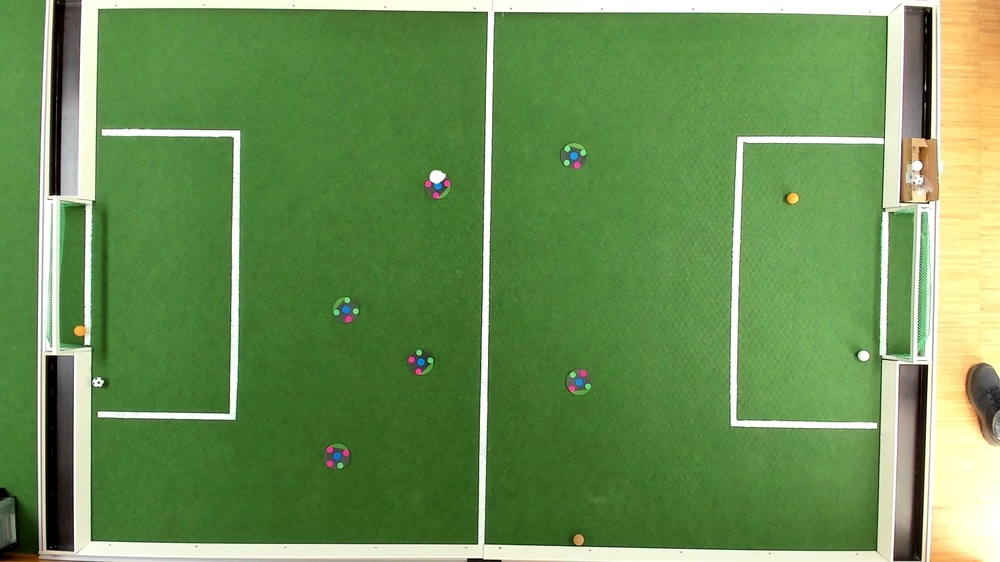
#> input picture FieldTest_Left_Light_On_Daylight(hight).jpg, 1000 x 562 px, shrunk from 1920 x 1080 before the run
$ python seqmentation.py
#> lines starting #> are read from the running program, lines starting #| are printed output that depends on the picture; after the words box and inside, x2 and y2 are one past the last pixel; in counts of white or black regions, pixels touching at a corner belong together; long printed decimals are rounded
import cv2
from matplotlib import pyplot as plt
import functools
import math
import numpy as np

bwimshow = functools.partial(plt.imshow, vmin=0, vmax=255,
                             cmap=plt.get_cmap('gray'))

def rotate_about_center(src, angle, widthOffset=0., heightOffset=0, scale=1.):
    w = src.shape[1]
    h = src.shape[0]

    # Add offset to correct for center of images.
    wOffset = -0.5
    hOffset = -0.5

    rangle = np.deg2rad(angle)  # angle in radians
    # now calculate new image width and height
    nw = (abs(np.sin(rangle)*h) + abs(np.cos(rangle)*w))*scale
    nh = (abs(np.cos(rangle)*h) + abs(np.sin(rangle)*w))*scale
    print("nw = ", nw, "nh = ", nh)
    # ask OpenCV for the rotation matrix
    rot_mat = cv2.getRotationMatrix2D((nw*0.5 + wOffset, nh*0.5 + hOffset), angle, scale)
    # calculate the move from the old center to the new center combined
    # with the rotation
    rot_move = np.dot(rot_mat, np.array([(nw-w)*0.5 + widthOffset, (nh-h)*0.5 + heightOffset,0]))
    # the move only affects the translation, so update the translation
    # part of the transform
    rot_mat[0,2] += rot_move[0]
    rot_mat[1,2] += rot_move[1]
    return cv2.warpAffine(src, rot_mat, (int(math.ceil(nw)), int(math.ceil(nh))), flags=cv2.INTER_LANCZOS4)

def main():
    # create image
    rows = 10
    cols = 10
    angle = -90
    widthOffset = 0  # need 1 to match 90 degrees and ? for -90 degrees.
    heightOffset = 0
    img = np.zeros((rows,cols), np.float32)
    img = cv2.imread("FieldTest_Left_Light_On_Daylight(hight).jpg")
#> img is the input picture: shape (562, 1000, 3); mean B, G, R 83.5, 144.9, 107.2
    img[:, 0] = 255
    img[:, cols-1] = 255

    img[0, :] = 200
    img[rows-1, :] = 200
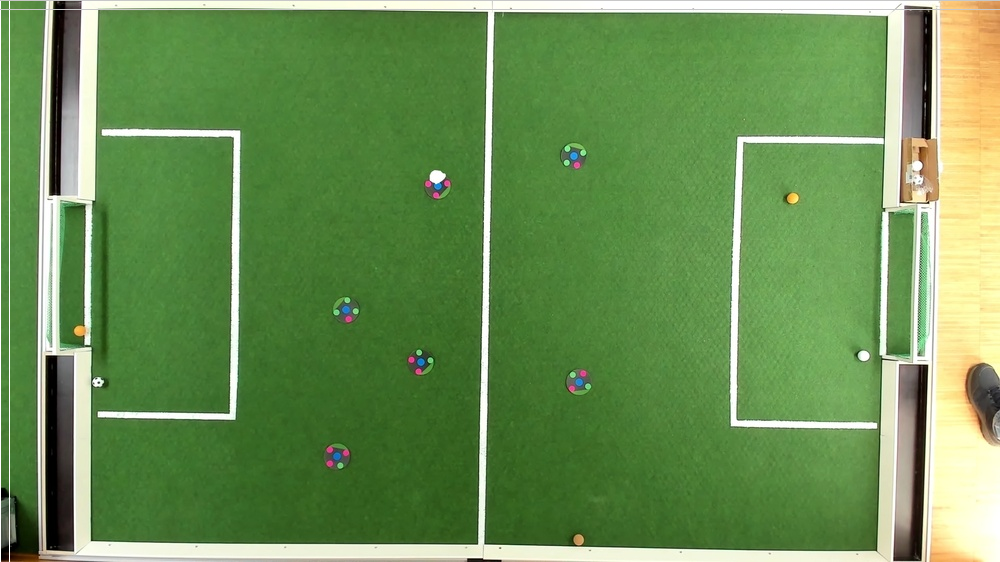
#> img: shape (562, 1000, 3); mean B, G, R 83.9, 145.1, 107.5

    # mark some pixels for reference points.
    img[0, int(cols/2 - 1)] = 0
#> img: shape (562, 1000, 3); under 0.01% of pixels changed, all inside (x1, y1, x2, y2) = (4, 0, 5, 1)
    img[rows-1, int(cols/2) - 1] = 100
#> img: shape (562, 1000, 3); mean B, G, R 83.9, 145.1, 107.5

    bwimshow(img)
    plt.show()

    img = rotate_about_center(img, angle, widthOffset, heightOffset)
#| nw =  562.000 nh =  1000.0
#> in rotate_about_center, `return cv2.warpAffine(src, rot_mat, (int(math.ceil(nw)), int(math.ceil..`:
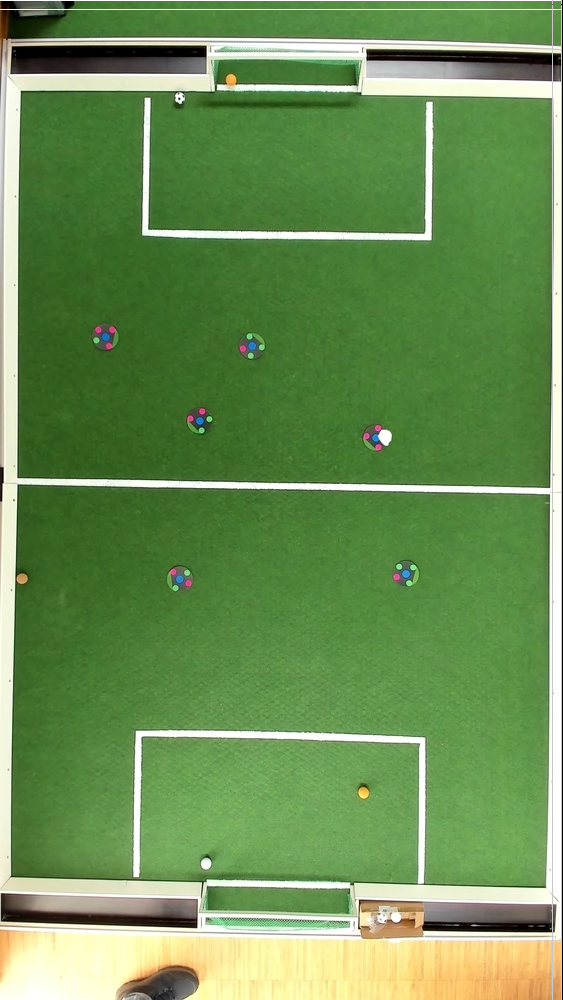
#> returned value: shape (1000, 563, 3); mean of channels 0, 1, 2 83.8, 144.9, 107.3; drawn as B, G, R
    print("img shape = ", img.shape)
#| img shape =  (1000, 563, 3)
    print('Data type', img.dtype)
#| Data type uint8
    bwimshow(img)
    plt.show()
    cv2.waitKey(0)
    cv2.destroyAllWindows()


if __name__ == '__main__':
    main()

$ run again, with FieldTest_AllLight_Off_Daylight(hight).jpg copied over FieldTest_Left_Light_On_Daylight(hight).jpg
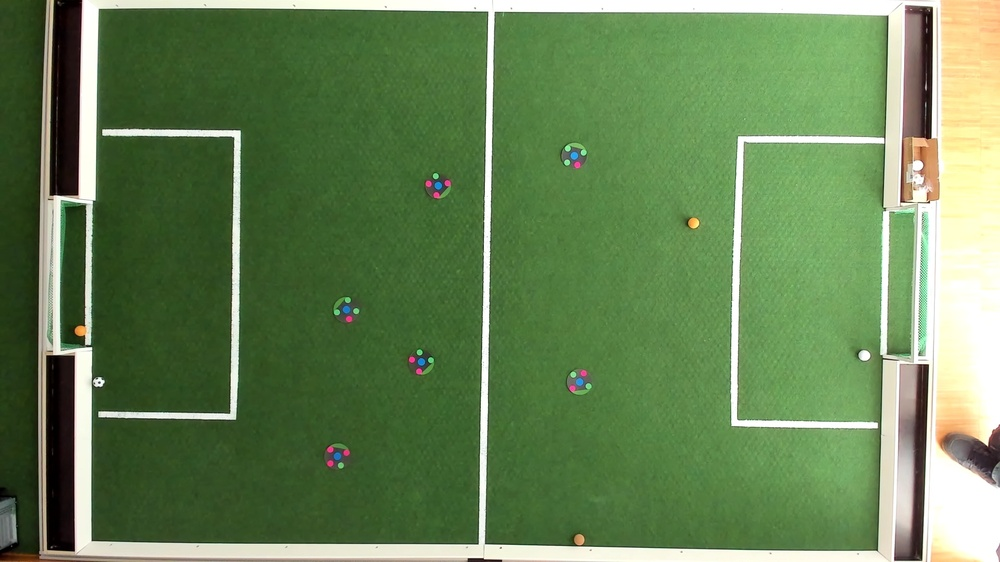
#> input picture FieldTest_AllLight_Off_Daylight(hight).jpg, 1000 x 562 px, shrunk from 1920 x 1080 before the run
#> in main, img is the input picture: shape (562, 1000, 3); mean B, G, R 85.2, 131.5, 103.3
#> in main, `img[rows-1, :] = 200`:
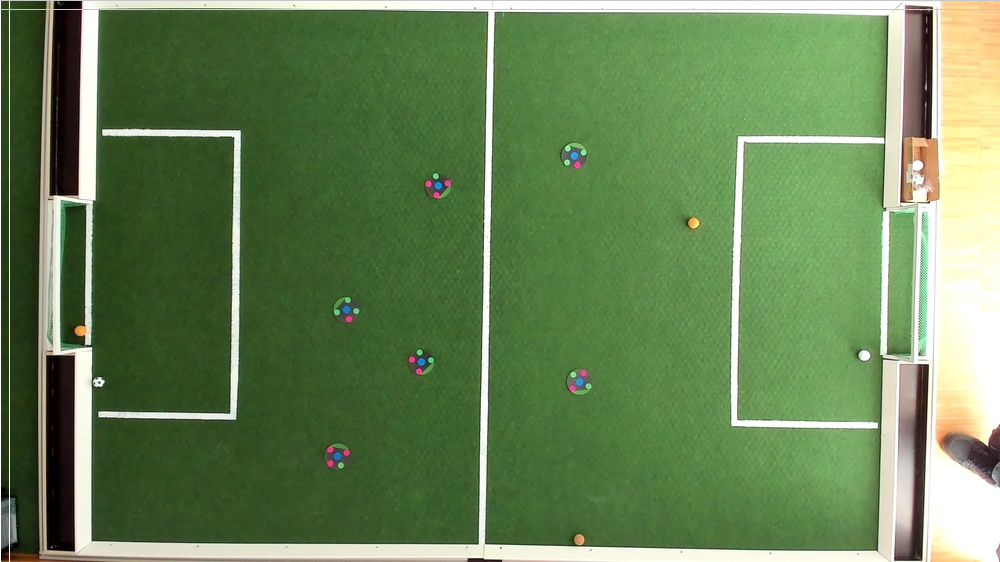
#> img: shape (562, 1000, 3); mean B, G, R 85.7, 131.9, 103.7
#| nw =  562.000 nh =  1000.0
#> in rotate_about_center, `return cv2.warpAffine(src, rot_mat, (int(math.ceil(nw)), int(math.ceil..`:
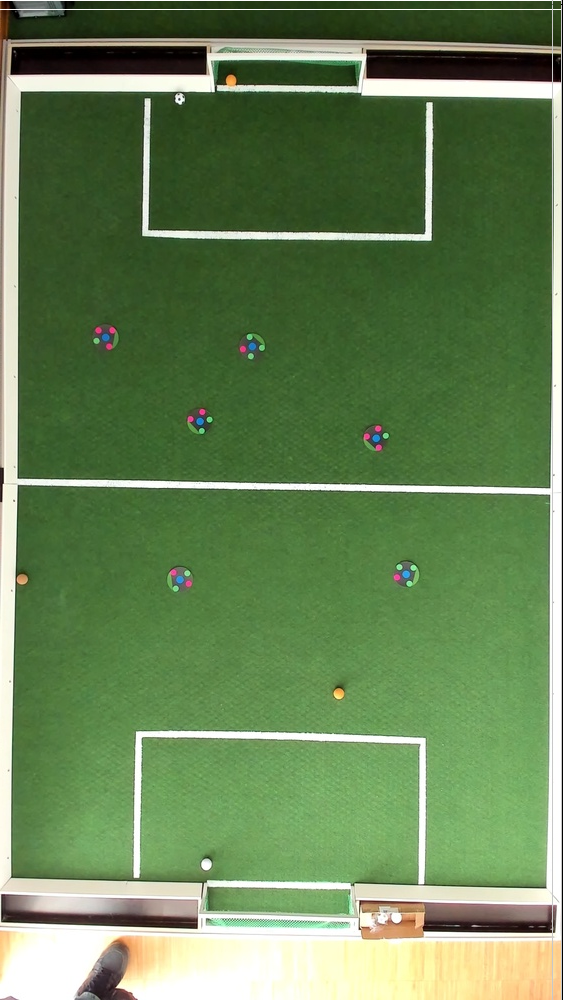
#> returned value: shape (1000, 563, 3); mean of channels 0, 1, 2 85.5, 131.6, 103.5; drawn as B, G, R
#| img shape =  (1000, 563, 3)
#| Data type uint8

$ run again, with HalfFrame.jpg copied over FieldTest_Left_Light_On_Daylight(hight).jpg
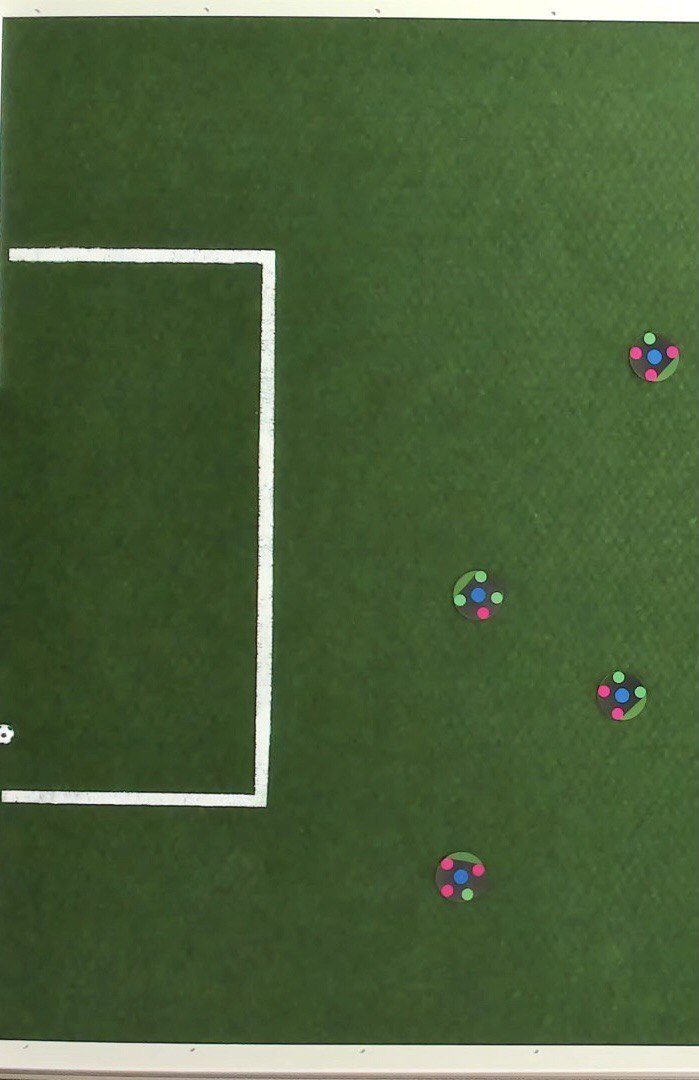
#> input picture HalfFrame.jpg, 699 x 1080 px
#> in main, img is the input picture: shape (1080, 699, 3); mean B, G, R 58.6, 96.8, 74.8
#> in main, `img[rows-1, :] = 200`:
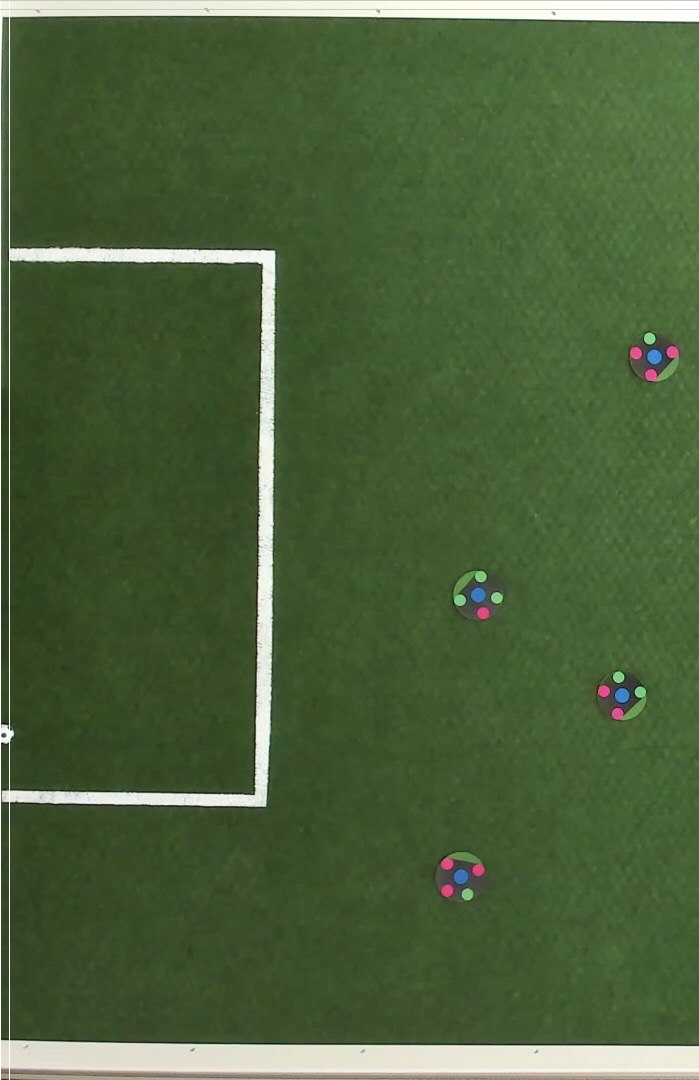
#> img: shape (1080, 699, 3); mean B, G, R 59.1, 97.1, 75.2
#| nw =  1080.0 nh =  699.000
#> in rotate_about_center, `return cv2.warpAffine(src, rot_mat, (int(math.ceil(nw)), int(math.ceil..`:
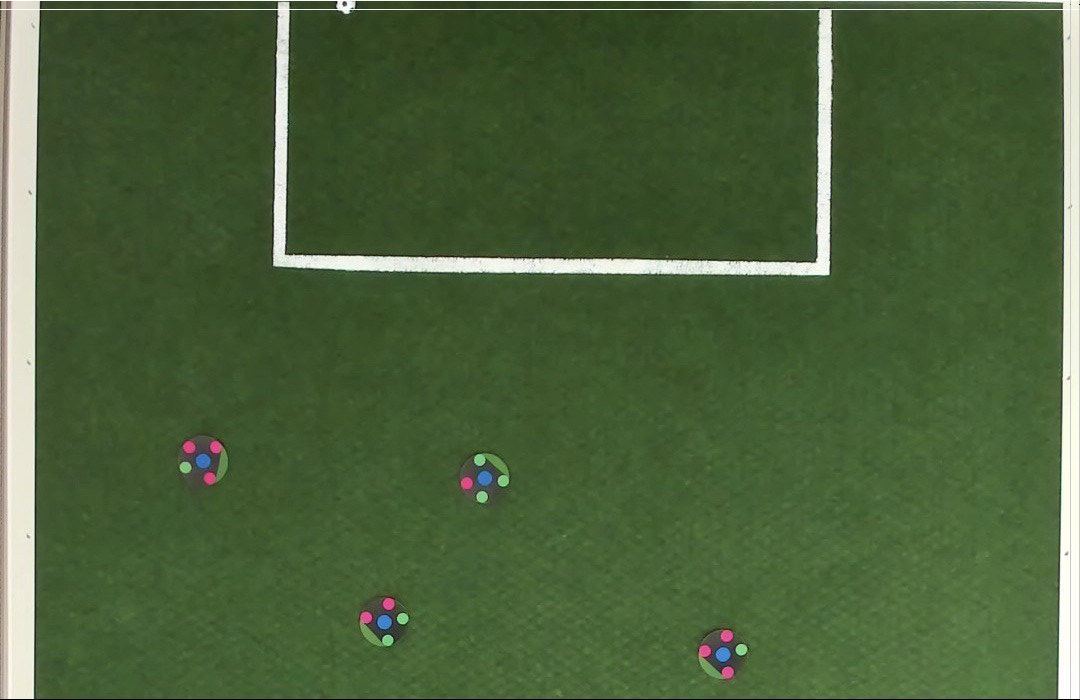
#> returned value: shape (700, 1080, 3); mean of channels 0, 1, 2 59, 97, 75.1; drawn as B, G, R
#| img shape =  (700, 1080, 3)
#| Data type uint8
